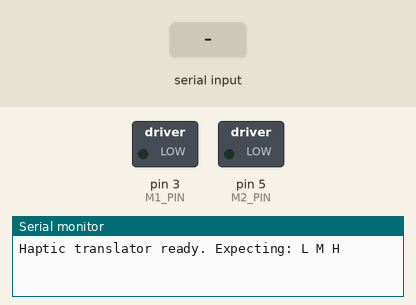
Recording of a sketch running on a simulated Arduino Nano, built with avr-gcc and run on an emulated ATmega328P. Parts: switched loads named in the sketch (green lamp = pin HIGH), the last lines printed to the serial monitor. The inputs (shaded band) are chosen by the test bench.

Above: at 1.2 s.
1.3 s: "90,45,200\n" received over Serial
At 2.4 s:
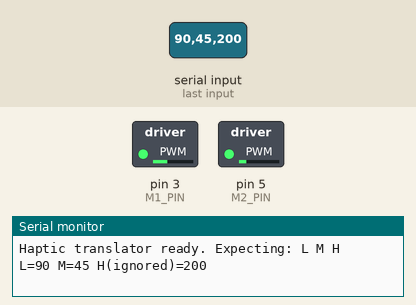
2.8 s: "30,150,10\n" received over Serial
At 3.6 s:
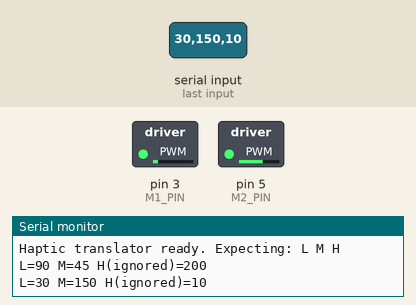
4.3 s: "5\n" received over Serial
At 5.0 s:
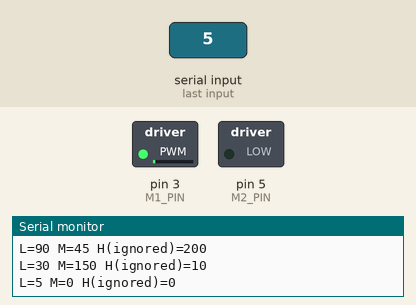
5.8 s: "90\n" received over Serial
At 6.1 s:
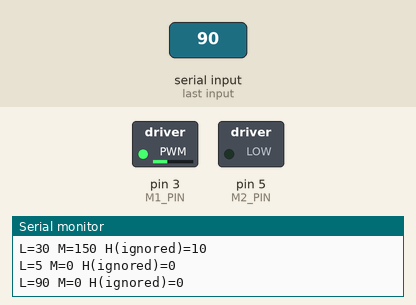
7.3 s: "200\n" received over Serial
At 8.5 s:
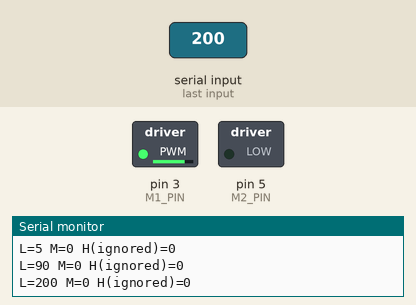
8.8 s: "1,90\n" received over Serial
At 9.5 s:
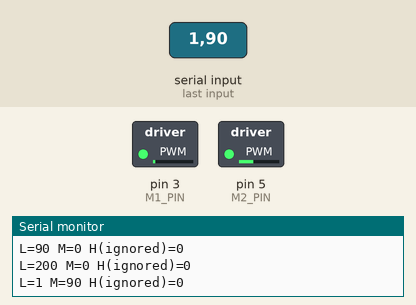
Timing chart, 0 to 11.3 s (numbered marks = the images above; inputs shaded):
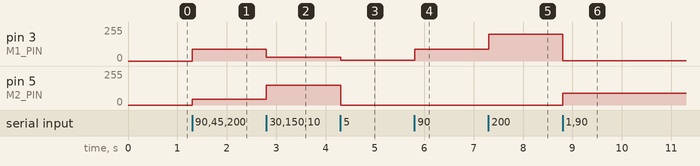

Measured:
- after the input at 1.3 s, pin 3 (M1_PIN): 0/255 → 90/255 at once; pin 5 (M2_PIN): 0/255 → 45/255 at once
- after the input at 2.8 s, pin 3 (M1_PIN): 90/255 → 30/255 at once; pin 5 (M2_PIN): 45/255 → 150/255 at once
- after the input at 4.3 s, pin 3 (M1_PIN): 30/255 → 5/255 at once; pin 5 (M2_PIN): 150/255 → 0/255 at once
- after the input at 5.8 s, pin 3 (M1_PIN): 5/255 → 90/255 at once
- after the input at 7.3 s, pin 3 (M1_PIN): 90/255 → 200/255 at once
- after the input at 8.8 s, pin 3 (M1_PIN): 200/255 → 1/255 at once; pin 5 (M2_PIN): 0/255 → 90/255 at once

The sketch:

brain.ino
```cpp
// M1 = low band  -> D3
// M2 = mid band  -> D5
// High band H is read but ignored so motor3 can't interfere.

const int M1_PIN = 3;  // low
const int M2_PIN = 5;  // mid
// const int M3_PIN = 9;  // high (wired but not driven for safety)

void setup() {
  pinMode(M1_PIN, OUTPUT);
  pinMode(M2_PIN, OUTPUT);
  // pinMode(M3_PIN, OUTPUT);

  analogWrite(M1_PIN, 0);
  analogWrite(M2_PIN, 0);
  // analogWrite(M3_PIN, 0);

  Serial.begin(115200);
  while (!Serial) {
    ; // required on Nano 33 BLE
  }
  Serial.setTimeout(5);
  Serial.println("Haptic translator ready. Expecting: L M H");
}

void loop() {
  if (Serial.available()) {
    // Read three integers sent as: "L M H\n"
    int L = Serial.parseInt();  // low
    int M = Serial.parseInt();  // mid
    int H = Serial.parseInt();  // high

    int c = Serial.peek();
    if (c == '\n' || c == '\r') {
      Serial.read();
    }

    // Clamp to [0,255]
    L = constrain(L, 0, 255);
    M = constrain(M, 0, 255);
    H = constrain(H, 0, 255);

    // Drive motors: only low + mid
    analogWrite(M1_PIN, L);
    analogWrite(M2_PIN, M);
    // High band ignored:
    // analogWrite(M3_PIN, H);


    Serial.print("L=");
    Serial.print(L);
    Serial.print(" M=");
    Serial.print(M);
    Serial.print(" H(ignored)=");
    Serial.println(H);
  }
}
```
